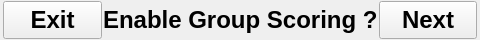
<?xml version="1.0" encoding="UTF-8"?>
<ui version="4.0">
 <class>WChronoGSEnable</class>
 <widget class="QWidget" name="WChronoGSEnable">
  <property name="geometry">
   <rect>
    <x>0</x>
    <y>0</y>
    <width>480</width>
    <height>40</height>
   </rect>
  </property>
  <property name="sizePolicy">
   <sizepolicy hsizetype="Preferred" vsizetype="Expanding">
    <horstretch>0</horstretch>
    <verstretch>0</verstretch>
   </sizepolicy>
  </property>
  <property name="windowTitle">
   <string>Form</string>
  </property>
  <layout class="QGridLayout" name="gridLayout">
   <property name="leftMargin">
    <number>3</number>
   </property>
   <property name="topMargin">
    <number>1</number>
   </property>
   <property name="rightMargin">
    <number>3</number>
   </property>
   <property name="bottomMargin">
    <number>1</number>
   </property>
   <property name="spacing">
    <number>0</number>
   </property>
   <item row="0" column="0">
    <layout class="QHBoxLayout" name="horizontalLayout">
     <property name="spacing">
      <number>1</number>
     </property>
     <property name="sizeConstraint">
      <enum>QLayout::SetMinAndMaxSize</enum>
     </property>
     <item>
      <widget class="QPushButton" name="Btn_Home">
       <property name="sizePolicy">
        <sizepolicy hsizetype="Minimum" vsizetype="Expanding">
         <horstretch>0</horstretch>
         <verstretch>0</verstretch>
        </sizepolicy>
       </property>
       <property name="maximumSize">
        <size>
         <width>16777215</width>
         <height>16777215</height>
        </size>
       </property>
       <property name="font">
        <font>
         <pointsize>18</pointsize>
         <weight>75</weight>
         <bold>true</bold>
        </font>
       </property>
       <property name="text">
        <string>Exit</string>
       </property>
       <property name="flat">
        <bool>false</bool>
       </property>
      </widget>
     </item>
     <item>
      <widget class="QLabel" name="label_cancelround">
       <property name="font">
        <font>
         <pointsize>18</pointsize>
         <weight>75</weight>
         <bold>true</bold>
        </font>
       </property>
       <property name="text">
        <string>Enable Group Scoring ?</string>
       </property>
      </widget>
     </item>
     <item>
      <widget class="QPushButton" name="Btn_Next">
       <property name="sizePolicy">
        <sizepolicy hsizetype="Minimum" vsizetype="Expanding">
         <horstretch>0</horstretch>
         <verstretch>0</verstretch>
        </sizepolicy>
       </property>
       <property name="maximumSize">
        <size>
         <width>16777215</width>
         <height>16777215</height>
        </size>
       </property>
       <property name="font">
        <font>
         <pointsize>18</pointsize>
         <weight>75</weight>
         <bold>true</bold>
        </font>
       </property>
       <property name="layoutDirection">
        <enum>Qt::LeftToRight</enum>
       </property>
       <property name="text">
        <string>Next</string>
       </property>
       <property name="flat">
        <bool>false</bool>
       </property>
      </widget>
     </item>
    </layout>
   </item>
  </layout>
 </widget>
 <resources/>
 <connections/>
</ui>
